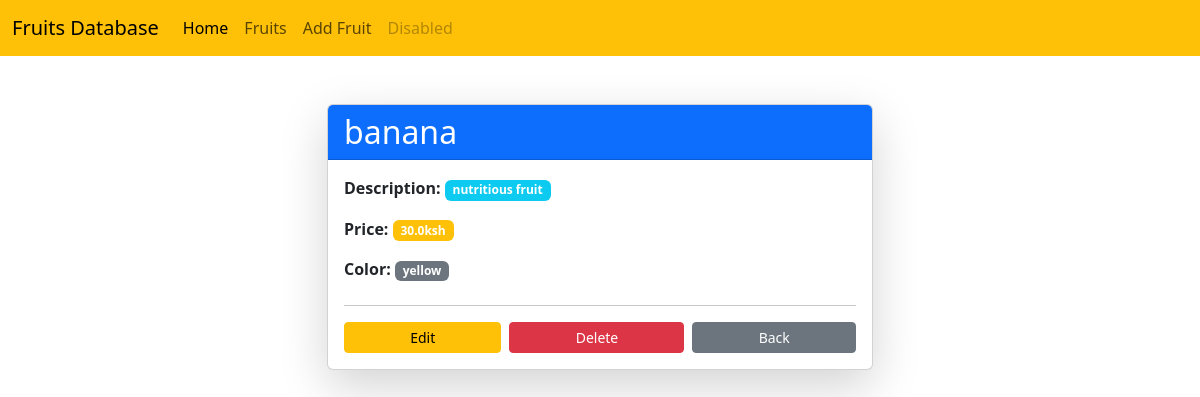
Page /firstapp/fruit/12/ on the committed database.
### firstapp/models.py (models this page shows, shortened)
class Fruit(models.Model):
    name=models.CharField(max_length=200)
    description=models.CharField(max_length=255)
    price=models.FloatField()
    color=models.CharField(max_length=100)
    updated_at=models.DateField(auto_now=True)
    created_at=models.DateField(auto_now_add=True)

### firstapp/views.py (the view)
# urls.py: path('fruit/<int:id>/', views.fruitDetail, name='fruit-detail'),
def fruitDetail(request,id):
    fruit=get_object_or_404(Fruit,pk=id)
    context={"fruit":fruit}
    return render(request,'fruit_details.html',context)

### templates/fruit_details.html
{% extends 'main.html' %}
{% block content %}
<div class="container mt-5">
    <div class="row justify-content-center">
        <div class="col-md-6">
            <div class="card shadow-lg">
                <div class="card-header bg-primary text-white">
                    <h2 class="card-title mb-0">{{ fruit.name }}</h2>
                </div>
                <div class="card-body">
                    <div class="mb-4">
                        <p><strong>Description:</strong> <span class="badge bg-info">{{ fruit.description }}</span></p>
                        <p><strong>Price:</strong> <span class="badge bg-warning">{{ fruit.price }}ksh</span></p>
                        <p><strong>Color:</strong> <span class="badge bg-secondary">{{ fruit.color }}</span></p>
                    </div>
                    <hr>
                    <div class="d-flex gap-2">
                        <a href="{% url 'update-fruit' fruit.pk %}" class="btn btn-warning btn-sm flex-grow-1">Edit</a>
                        <a href="{% url 'delete-fruit' fruit.pk %}" class="btn btn-danger btn-sm flex-grow-1">Delete</a>
                        <a href="{% url 'fetchAll' %}" class="btn btn-secondary btn-sm flex-grow-1">Back</a>
                    </div>
                </div>
            </div>
        </div>
    </div>
</div>
{% endblock %}

### rows in the picture
Fruit: name "banana", description "nutritious fruit", price "30.0", color "yellow"
